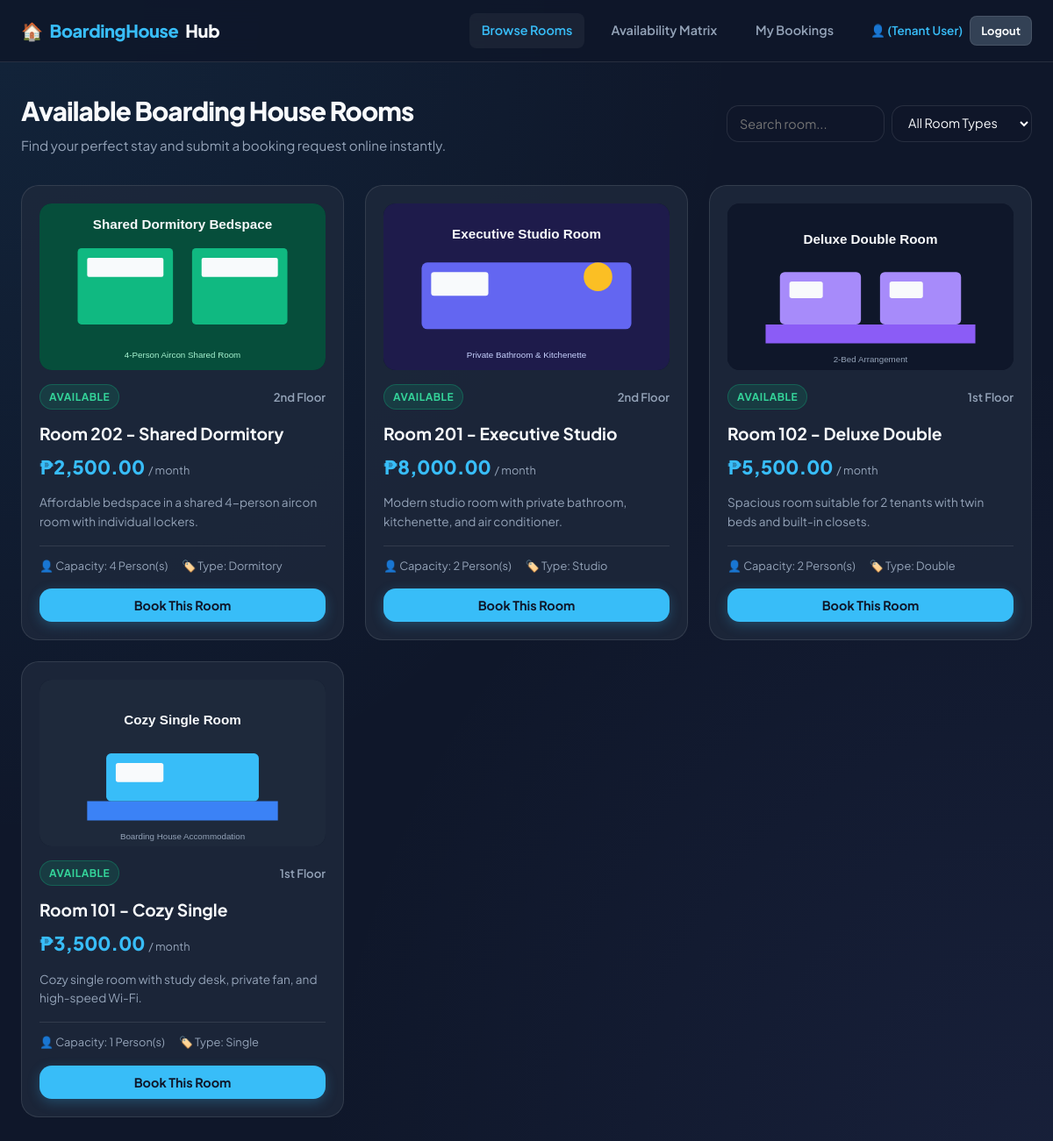
Page /index.php (signed in) on the committed database.
### tables this page shows
CREATE TABLE IF NOT EXISTS `rooms` (
    `id` INT AUTO_INCREMENT PRIMARY KEY,
    `name` VARCHAR(100) NOT NULL,
    `type` VARCHAR(50) NOT NULL,
    `price` DECIMAL(10,2) NOT NULL,
    `capacity` INT NOT NULL DEFAULT 1,
    `floor` VARCHAR(20) DEFAULT '1st Floor',
    `status` ENUM('Available', 'Occupied', 'Maintenance') DEFAULT 'Available',
    `image` VARCHAR(255) NULL,
    `description` TEXT,
    `created_at` TIMESTAMP DEFAULT CURRENT_TIMESTAMP
);

### config.php (called while the page is built, shortened)
<?php
function e($string)
{
    return htmlspecialchars($string ?? '', ENT_QUOTES, 'UTF-8');
}
function formatMoney($amount)
{
    return '₱' . number_format((float) $amount, 2);
}

### index.php (the view, shortened to what this page needs)
<?php
require_once __DIR__ . '/config.php';
$pdo = getDB();
$searchQuery = trim($_GET['q'] ?? '');
$sql = "SELECT * FROM `rooms` WHERE 1=1";
$params = [];
$sql .= " ORDER BY `id` DESC";
$stmt = $pdo->prepare($sql);
$stmt->execute($params);
$rooms = $stmt->fetchAll();
include __DIR__ . '/includes/header.php';
include __DIR__ . '/includes/navbar.php';
?>
<div class="container">
    <div class="page-header">
        <div>
            <h1 class="page-title">Available Boarding House Rooms</h1>
            <p class="page-subtitle">Find your perfect stay and submit a booking request online instantly.</p>
        </div>
        <div style="display: flex; gap: 12px; flex-wrap: wrap;">
            <form method="GET" style="display: flex; gap: 8px;">
                <input type="text" name="q" class="form-control" placeholder="Search room..." value="<?= e($searchQuery); ?>" style="width: 180px;">
                <select name="type" class="form-control" onchange="this.form.submit()" style="width: 160px;">
                    <option value="">All Room Types</option>
                </select>
            </form>
        </div>
    </div>
    <?php if (count($rooms) === 0): ?>
        <div class="form-card" style="text-align: center; padding: 48px; color: var(--text-muted);">
            <div style="font-size: 3rem; margin-bottom: 12px;">🔍</div>
            <h3>No Rooms Found</h3>
            <p style="margin-top: 8px;">No rooms match your filter criteria. Try searching for a different term.</p>
            <a href="index.php" class="btn btn-secondary" style="margin-top: 16px;">Clear Filters</a>
        </div>
    <?php else: ?>
        <div class="grid">
            <?php foreach ($rooms as $room): ?>
                <?php
                    $isAvailable = strtolower($room['status']) === 'available';
                    $roomTypeLower = strtolower($room['type']);
                    $defaultImage = 'images/single.svg';
                    if (str_contains($roomTypeLower, 'double')) $defaultImage = 'images/double.svg';
                    else if (str_contains($roomTypeLower, 'studio')) $defaultImage = 'images/studio.svg';
                    else if (str_contains($roomTypeLower, 'dorm') || str_contains($roomTypeLower, 'bedspace')) $defaultImage = 'images/dormitory.svg';
                    $imagePath = !empty($room['image']) ? $room['image'] : $defaultImage;
                ?>
                <div class="card">
                    <div style="width: 100%; height: 190px; overflow: hidden; border-radius: var(--radius-md); margin-bottom: 16px; position: relative; background: #0f172a;">
                        <img src="<?= e($imagePath); ?>" alt="<?= e($room['name']); ?>" style="width:100%; height:100%; object-fit:cover; transition:transform 0.4s ease;" onerror="this.onerror=null; this.src='<?= $defaultImage; ?>';">
                    </div>
                    <div class="card-header">
                        <span class="badge badge-<?= strtolower($room['status']); ?>">
                            <?= e(ucfirst($room['status'])); ?>
                        </span>
                        <span style="font-size: 0.82rem; color: var(--text-muted); font-weight: 600;"><?= e($room['floor']); ?></span>
                    </div>
                    <h3 class="card-title"><?= e($room['name']); ?></h3>
                    <div class="card-price"><?= formatMoney($room['price']); ?> <span style="font-size:0.8rem; font-weight:normal; color:var(--text-muted);">/ month</span></div>
                    <p class="card-desc"><?= e($room['description']); ?></p>
                    <div class="card-meta">
                        <span>👤 Capacity: <?= e($room['capacity']); ?> Person(s)</span>
                        <span>🏷️ Type: <?= e(ucfirst($room['type'])); ?></span>
                    </div>
                    <?php if ($isAvailable): ?>
                        <button class="btn btn-primary" onclick="openBookingModal(<?= $room['id']; ?>, '<?= e(addslashes($room['name'])); ?>')">
                            Book This Room
                        </button>
                    <?php else: ?>
                        <button class="btn btn-secondary" disabled style="opacity: 0.5; cursor: not-allowed;">
                            <?= e(ucfirst($room['status'])); ?>
                        </button>
                    <?php endif; ?>
                </div>
            <?php endforeach; ?>
        </div>
    <?php endif; ?>
</div>
<?php include __DIR__ . '/includes/footer.php'; ?>

### css/style.css (style rules this page uses)
:root { --bg-main: #0f172a; --bg-card: rgba(30, 41, 59, 0.85); --bg-card-hover: rgba(51, 65, 85, 0.95); --border: rgba(255, 255, 255, 0.1); --border-hover: rgba(56, 189, 248, 0.4); --primary: #38bdf8; --primary-hover: #0284c7; --primary-glow: rgba(56, 189, 248, 0.25); --secondary: #334155; --secondary-hover: #475569; --accent: #818cf8; --success: #10b981; --success-bg: rgba(16, 185, 129, 0.15); --warning: #f59e0b; --warning-bg: rgba(245, 158, 11, 0.15); --danger: #ef4444; --danger-bg: rgba(239, 68, 68, 0.15); --text-main: #f8fafc; --text-muted: #94a3b8; --text-dark: #0f172a; --radius-sm: 8px; --radius-md: 14px; --radius-lg: 20px; --shadow-sm: 0 4px 6px -1px rgba(0, 0, 0, 0.2); --shadow-md: 0 10px 15px -3px rgba(0, 0, 0, 0.3); --shadow-lg: 0 20px 25px -5px rgba(0, 0, 0, 0.4); --transition: all 0.25s cubic-bezier(0.4, 0, 0.2, 1); }
* { margin: 0; padding: 0; box-sizing: border-box; font-family: 'Plus Jakarta Sans', -apple-system, BlinkMacSystemFont, sans-serif; }
body { background-color: var(--bg-main); background-image: radial-gradient(at 0% 0%, rgba(56, 189, 248, 0.08) 0px, transparent 50%), radial-gradient(at 100% 100%, rgba(129, 140, 248, 0.08) 0px, transparent 50%); color: var(--text-main); min-height: 100vh; line-height: 1.6; padding-bottom: 60px; }
.container { max-width: 1200px; margin: 32px auto; padding: 0 24px; }
.page-header { display: flex; align-items: center; justify-content: space-between; margin-bottom: 32px; flex-wrap: wrap; gap: 16px; }
.page-title { font-size: 1.85rem; font-weight: 800; letter-spacing: -0.03em; }
.page-subtitle { color: var(--text-muted); font-size: 0.95rem; margin-top: 4px; }
.btn { display: inline-flex; align-items: center; justify-content: center; gap: 8px; padding: 10px 20px; font-size: 0.9rem; font-weight: 700; border-radius: var(--radius-md); border: none; cursor: pointer; text-decoration: none; transition: var(--transition); outline: none; }
.btn-primary { background: var(--primary); color: var(--text-dark); box-shadow: 0 4px 14px var(--primary-glow); }
.grid { display: grid; grid-template-columns: repeat(auto-fill, minmax(320px, 1fr)); gap: 24px; }
.card { background: var(--bg-card); border: 1px solid var(--border); border-radius: var(--radius-lg); padding: 20px; transition: var(--transition); display: flex; flex-direction: column; justify-content: space-between; position: relative; overflow: hidden; }
.card-header { display: flex; align-items: center; justify-content: space-between; margin-bottom: 12px; }
.card-title { font-size: 1.2rem; font-weight: 700; margin-bottom: 6px; color: var(--text-main); }
.card-price { font-size: 1.35rem; font-weight: 800; color: var(--primary); margin-bottom: 12px; }
.card-desc { font-size: 0.85rem; color: var(--text-muted); margin-bottom: 16px; flex-grow: 1; }
.card-meta { display: flex; gap: 16px; font-size: 0.8rem; color: var(--text-muted); margin-bottom: 16px; padding-top: 12px; border-top: 1px solid var(--border); }
.badge { display: inline-flex; align-items: center; padding: 4px 10px; border-radius: 9999px; font-size: 0.75rem; font-weight: 700; text-transform: uppercase; letter-spacing: 0.04em; }
.badge-available { background: var(--success-bg); color: #34d399; border: 1px solid rgba(16, 185, 129, 0.3); }
.form-control { width: 100%; padding: 10px 14px; background: rgba(15, 23, 42, 0.6); border: 1px solid var(--border); border-radius: var(--radius-md); color: var(--text-main); font-size: 0.9rem; transition: var(--transition); outline: none; }
select.form-control option { background: #0f172a; color: #f8fafc; }

### rows in the picture
rooms: image (picture), status "AVAILABLE", floor "2nd Floor", name "Room 202 - Shared Dormitory", price "₱2,500.00", description "Affordable bedspace in a shared 4-person aircon room with individual lockers.", capacity "4", type "Dormitory"
rooms: image (picture), status "AVAILABLE", floor "2nd Floor", name "Room 201 - Executive Studio", price "₱8,000.00", description "Modern studio room with private bathroom, kitchenette, and air conditioner.", capacity "2", type "Studio"
rooms: image (picture), status "AVAILABLE", floor "1st Floor", name "Room 102 - Deluxe Double", price "₱5,500.00", description "Spacious room suitable for 2 tenants with twin beds and built-in closets.", capacity "2", type "Double"
rooms: image (picture), status "AVAILABLE", floor "1st Floor", name "Room 101 - Cozy Single", price "₱3,500.00", description "Cozy single room with study desk, private fan, and high-speed Wi-Fi.", capacity "1", type "Single"

### other values in the picture
$user['name'] "Tenant User"
